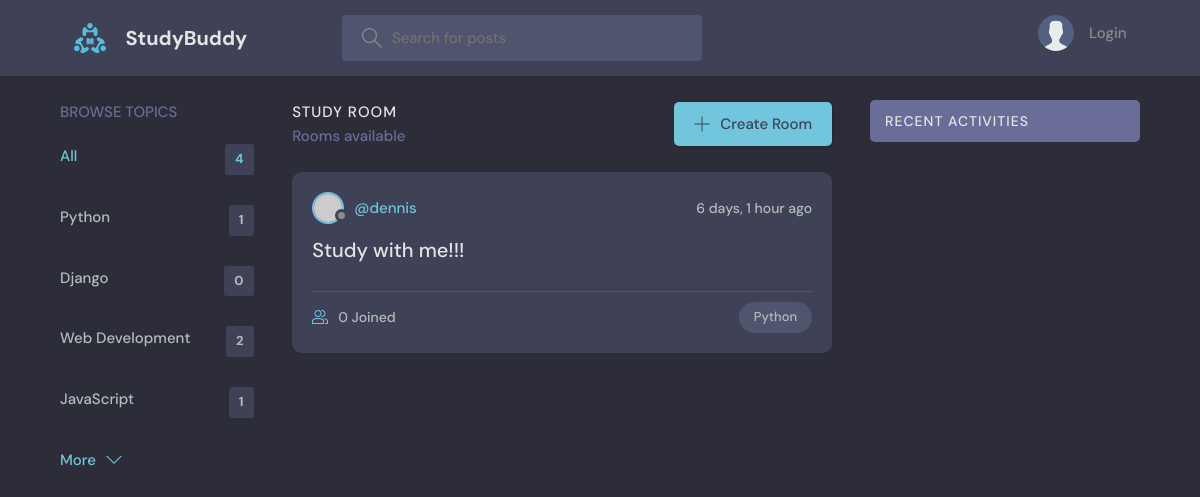
The app's page /?q=Python, older data.
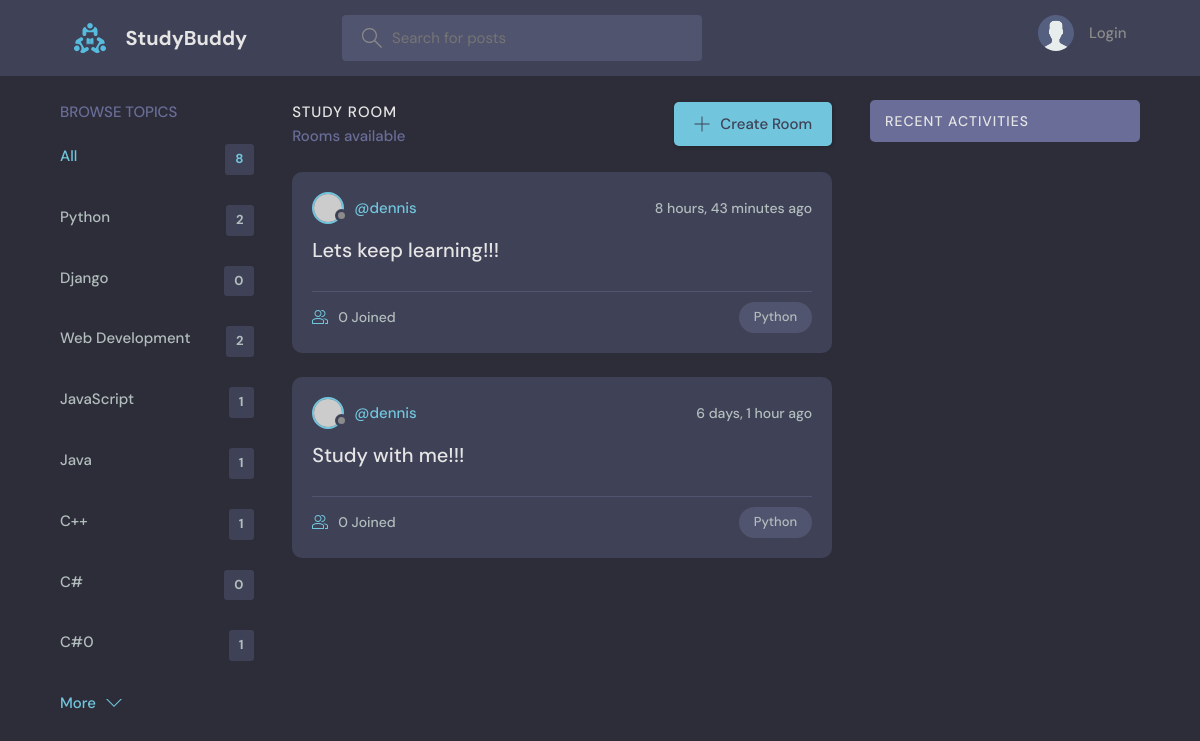
The same page, newer data.
### base/models.py (models this page shows, shortened)
class Topic(models.Model):
    name = models.CharField(max_length=200)

class Room(models.Model):
    host =   models.ForeignKey(User, on_delete=models.SET_NULL, null=True)
    topic = models.ForeignKey(Topic, on_delete=models.SET_NULL, null=True)
    name = models.CharField(max_length=200)
    description = models.TextField(null=True, blank=True)
    participants = models.ManyToManyField(User, related_name='participants', blank=True)
    updated = models.DateTimeField(auto_now=True)
    created = models.DateTimeField(auto_now_add=True)
    class Meta:
        ordering = ['-updated', '-created']

### base/views.py (the view)
# urls.py: path('', views.home, name="home"),
def home(request):
    q = request.GET.get('q') if request.GET.get('q') != None else ''
    rooms = Room.objects.filter(
        Q(topic__name__icontains=q) |
        Q(name__icontains=q) |
         Q(description__icontains=q)
        )
    topics = Topic.objects.all()
    room_count = rooms.count()
    room_messages = Message.objects.filter(Q(room__topic__name__icontains=q))
    context ={'rooms': rooms, 'topics':topics, 'room_count': room_count, 'room_messages':room_messages}
    return render(request, 'base/home.html', context)

### base/templates/base/home.html (shortened to what this page needs)
{% extends 'main.html' %}
{% block content %}
    <main class="layout layout--3">
      <div class="container">
        {% include 'base/topics_component.html' %}
        <div class="roomList">
          <div class="roomList__header">
            <div>
              <h2>Study Room</h2>
              <p>{{rooms_count}} Rooms available</p>
            </div>
            <a class="btn btn--main" href="{% url 'create-room' %}">
              <svg version="1.1" xmlns="http://www.w3.org/2000/svg" width="32" height="32" viewBox="0 0 32 32">
                <title>add</title>
                <path
                  d="M16.943 0.943h-1.885v14.115h-14.115v1.885h14.115v14.115h1.885v-14.115h14.115v-1.885h-14.115v-14.115z"
                ></path>
              </svg>
              Create Room
            </a>
          </div>
          {% include 'base/feed_component.html' %}
        </div>
         {%  include 'base/activity_component.html' %}
      </div>
    </main>
{% endblock %}

### base/templates/base/topics_component.html
<div class="topics">
    <div class="topics__header">
      <h2>Browse Topics</h2>
    </div>
    <ul class="topics__list">
      <li>
        <a href="{%  url 'home' %}" class="active">All <span>{{topics.count}}</span></a>
      </li>
      {% for topic in topics %}
      <li>
        <a href="{% url 'home' %}?q={{topic.name}}">{{topic.name}}<span>{{topic.room_set.all.count}}</span></a>
      </li>
      {% endfor %}
    </ul>
    <a class="btn btn--link" href="topics.html">
      More
      <svg version="1.1" xmlns="http://www.w3.org/2000/svg" width="32" height="32" viewBox="0 0 32 32">
        <title>chevron-down</title>
        <path d="M16 21l-13-13h-3l16 16 16-16h-3l-13 13z"></path>
      </svg>
    </a>
  </div>

### base/templates/base/feed_component.html (shortened to what this page needs)
{% for room in rooms %}
<div class="roomListRoom">
    <div class="roomListRoom__header">
      <a href="{%  url 'user-profile' room.host.id %}" class="roomListRoom__author">
        <div class="avatar avatar--small">
          <img src="https://randomuser.me/api/portraits/women/11.jpg" />
        </div>
        <span>@{{room.host.username}}</span>
      </a>
      <div class="roomListRoom__actions">
        <span>{{room.created|timesince}} ago</span>
      </div>
    </div>
    <div class="roomListRoom__content">
      <a href="{% url 'room' room.id %}">{{room.name}}</a>
    </div>
    <div class="roomListRoom__meta">
      <a href="{% url 'room' room.id %}" class="roomListRoom__joined">
        {{room.participants.all.count}} Joined
      </a>
      <p class="roomListRoom__topic">{{room.topic.name}}</p>
    </div>
</div>
{% endfor %}

Row changes from the older to the newer data that the page shows:
computed for Topic "Python": room_set.all.count "1" → "2"
added Topic: name "Java", room_set.all.count "1"
added Topic: name "C++", room_set.all.count "1"
added Topic: name "C#", room_set.all.count "0"
added Topic: name "C#0", room_set.all.count "1"
added Room: host.username "dennis", created "8 hours, 43 minutes", name "Lets keep learning!!!", participants.all.count "0", topic.name "Python"
Text that changed along with them:
{{ topics.count }}: "4" → "8"
